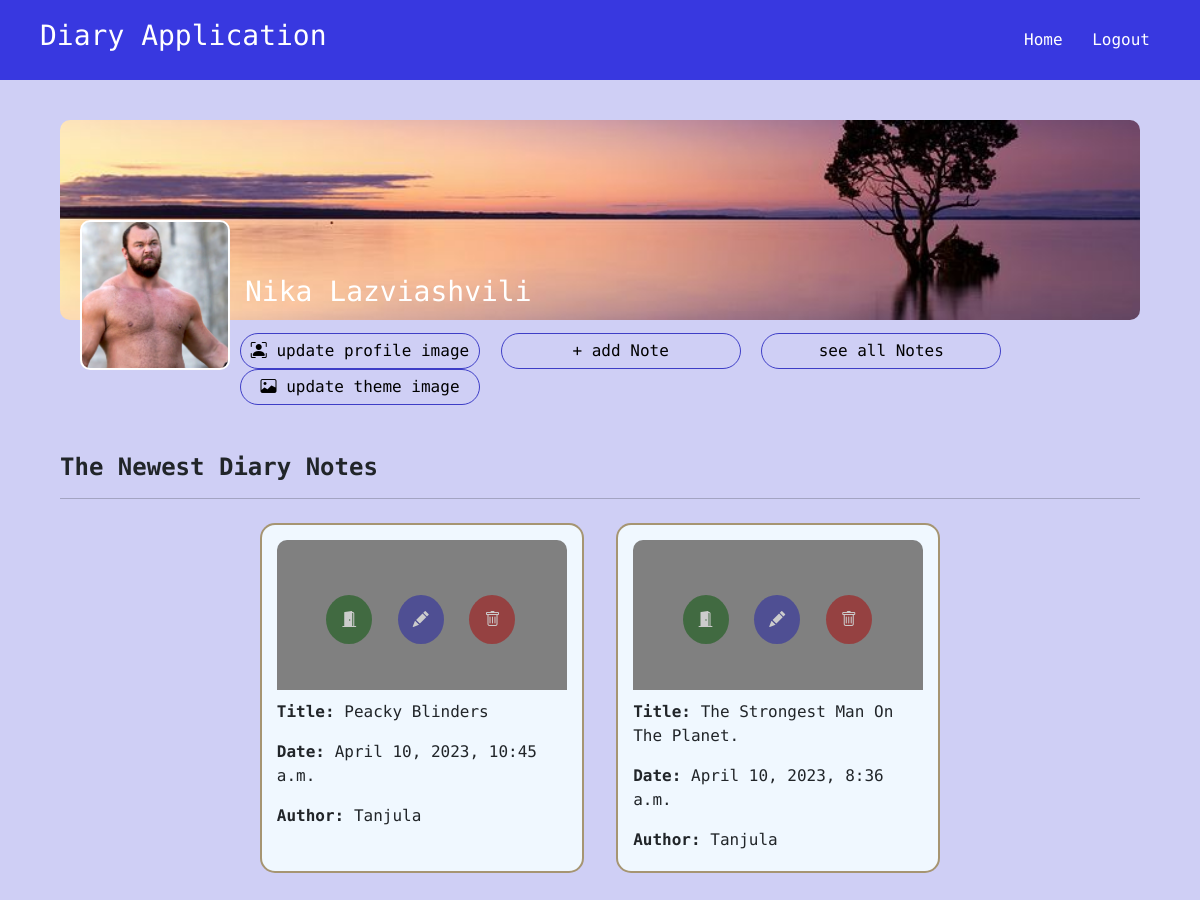
The app's page /home (signed in), older data.
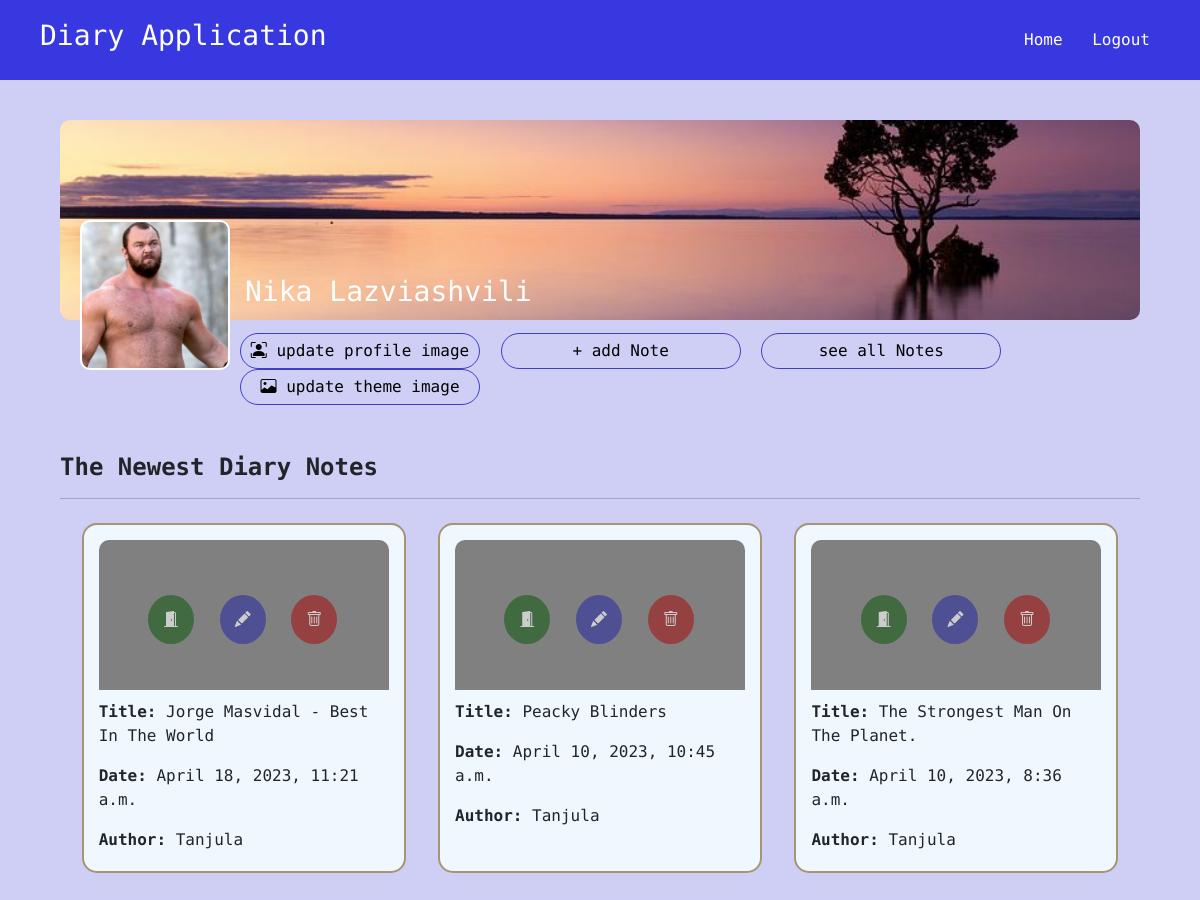
The same page, newer data.
### class_based_app/models.py (models this page shows, shortened)
class Background(models.Model):
    image = models.ImageField(upload_to="images")
    user = models.OneToOneField(User, on_delete=models.CASCADE, blank=True, null=True, related_name="background")

class Image(models.Model):
    image = models.ImageField(upload_to="images")
    user = models.OneToOneField(User, on_delete=models.CASCADE, blank=True, null=True, related_name="images")

class Diary(models.Model):
    title = models.CharField(max_length=200, unique=True)
    date_time = models.DateTimeField(auto_now=True)
    content = RichTextField(blank=True, null=True)
    image_url = models.CharField(max_length=500, blank=True, null=True)
    user = models.ForeignKey(User, on_delete=models.CASCADE)
    class Meta:
        verbose_name = "Diary"

### class_based_app/views.py (the view)
# urls.py: path("home", login_required(views.HomeView.as_view(), login_url="/"), name="home"),
class HomeView(View):
    def get(self, request):
        current_user = request.user
        notes = Diary.objects.filter(user=current_user).all().order_by("-date_time")
        image = Image.objects.filter(user=current_user).first()
        background = Background.objects.filter(user=current_user).first()
        return render(request, "diary_app/home.html", {
            "notes": notes[:3],
            "user": current_user,
            "image": image,
            "background": background
        })

### class_based_app/templates/diary_app/home.html (shortened to what this page needs)
{% extends "base.html" %}
{% load static %}
{% block css_styles %}
    <link rel="stylesheet" href="{% static 'diary_app/css/home.css' %}">
{% endblock %}
{% block content %}
    <div class="main-div">
        {% if background %}
            <div class="background-div" style="background-image: url('media/{{ background.image }}');"></div>
        {% else %}
            <div class="background-div" style="background-image: url({% static 'diary_app/images/back.jpg' %});"></div>
        {% endif %}
        {% if image %}
            <div class="image-div" style="background-image: url('media/{{ image.image }}');"></div>
        {% else %}
            <div class="image-div" style="background-image: url({% static 'diary_app/images/user.jpg' %});"></div>
        {% endif %}
        <h3 class="name-tag">{{ user.first_name }} {{ user.last_name }}</h3>
        <div class="link-div">
            <a href="{% url 'user-image' %}"><i class="bi bi-person-bounding-box"></i> update profile image</a>
            <a href="{% url 'new' %}">+ add Note</a>
            <a href="{% url 'all' %}">see all Notes</a>
            <a href="{% url 'back-image' %}"><i class="bi bi-image"></i> update theme image</a>
        </div>
        <h4 class="fw-bold mt-5">The Newest Diary Notes</h4>
        <hr>
        <div class="mt-4 mb-5 d-flex justify-content-center align-items-center">
            {% for note in notes %}
                <div class="diary-div">
                    <p><strong>Title:</strong> {{ note.title }}</p>
                    <p><strong>Date:</strong> {{ note.date_time }}</p>
                    <p><strong>Author:</strong> {{ note.user.username }}</p>
                    <h6 class="hold-link">
                        <a class="check-link" href="{% url 'detail' pk=note.id %}"><i class="bi bi-door-open-fill"></i></a>
                        <a class="update-link" href="{% url 'update' pk=note.id %}"><i class="bi bi-pencil-fill"></i></a>
                        <a class="delete-link" href="{% url 'delete' pk=note.id %}"><i class="bi bi-trash"></i></a>
                    </h6>
                </div>
            {% endfor %}
        </div>
    </div>
{% endblock %}

### templates/base.html (shortened to what this page needs)
{% load static %}
<!DOCTYPE html>
<html lang="en">
  <head>
    <link href="https://cdn.jsdelivr.net/npm/bootstrap@5.3.0-alpha3/dist/css/bootstrap.min.css" rel="stylesheet">
    <link rel="stylesheet" href="https://cdn.jsdelivr.net/npm/bootstrap-icons@1.10.4/font/bootstrap-icons.css">
    <link rel="stylesheet" href="{% static 'css/base.css' %}">
    {% block css_styles %} {% endblock %}
  </head>
  <body>
    <div class="d-flex justify-content-between align-items-center navigation-div">
      <h3>Diary Application</h3>
      <div>
        {% if user.is_authenticated %}
          <a href="{% url 'home' %}">Home</a>
          <a href="{% url 'logout' %}">Logout</a>
        {% else %}
          <a href="{% url 'login' %}">Login</a>
          <a href="{% url 'register' %}">Registration</a>
        {% endif %}
      </div>
    </div>
    {% block content %} {% endblock %}
  </body>
</html>

### static/css/base.css (style rules this page uses)
body { font-family: 'Roboto Mono', monospace; }
.navigation-div { box-sizing: border-box; padding: 0 40px; margin: 0; width: 100%; height: 80px; background-color: rgba(10, 10, 219, 0.76); color: white; }
.navigation-div a { color: white; text-decoration: none; margin: 0 10px; }

### class_based_app/static/diary_app/css/home.css (style rules this page uses)
body { background-color: rgba(192, 192, 243, 0.76);; }
.main-div { box-sizing: border-box; width: 90%; height: 100vh; margin:auto; position: relative; }
.background-div { box-sizing: border-box; width: 100%; height: 200px; margin-top: 40px; border-radius: 10px; background-position: center; background-repeat: no-repeat; background-size: cover; }
.image-div { box-sizing: border-box; width: 150px; height: 150px; border: 2px solid white; border-radius: 10px; background-position: top; background-repeat: no-repeat; background-size: cover; background-color: rgb(175, 172, 172); position: absolute; top: 100px; left: 20px; }
.name-tag { position: absolute; top: 155px; left: 185px; color: white; }
.link-div { box-sizing: border-box; margin-top: 13px; padding-left: 180px; }
.link-div a { text-align: center; text-decoration: none; color: black; display: inline-block; width: 240px; padding: 5px 0; margin-right: 11px; border: 1px solid rgba(18, 18, 184, 0.76); border-radius: 30px; }
.diary-div { box-sizing: border-box; padding: 15px; margin: 0 1.5%; margin-bottom: 100px; width: 30%; height: 350px; background-color: aliceblue; border-radius: 15px; border: 2px solid rgba(121, 88, 26, 0.616); position: relative; }
.hold-link { width: 90%; text-align: center; position: absolute; top: 70px; opacity: 0.6; }
.update-link, .delete-link, .check-link { color: white; border-radius: 50%; display: inline-block; padding: 15px; text-align: center; text-decoration: none; margin: 0 8px; }
.update-link { background-color: rgb(47, 47, 160); }
.delete-link { background-color: rgb(163, 24, 24); }
.check-link { background-color: rgb(24, 92, 24); }

Row changes from the older to the newer data that the page shows:
added Diary: title "Jorge Masvidal - Best In The World", date_time "April 18, 2023, 11:21 a.m.", user.username "Tanjula"
